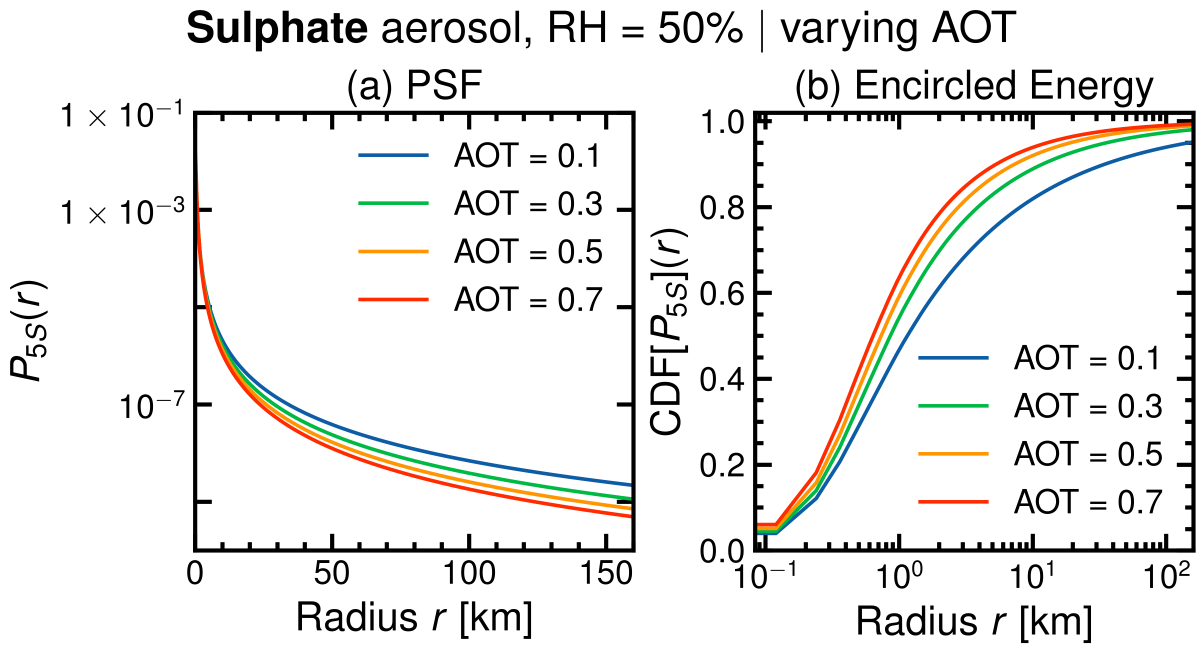
#> input picture output/figure8.png, 3609 x 1959 px (shown at 1/3 size)
$ python preview_relabel.py
#> lines starting #> are read from the running program, lines starting #| are printed output that depends on the picture; after the words box and inside, x2 and y2 are one past the last pixel; in counts of white or black regions, pixels touching at a corner belong together
"""Preview the reviewer-driven relabelling of figures 7-17, without any run.

The four curves are extracted pixel by pixel from an already rendered figure in
``output/``, so no SMART-G run and no GPU are involved.  Only the ``r < 2 km``
core of panel (a), which is too steep to be resolved by pixel extraction, is
rebuilt from a King profile fitted on the extracted tail.

This script is a throw-away preview: it is not wired into ``makefig`` and can be
deleted once the labelling is settled.

Usage
-----
python figures/preview_relabel.py
"""

from pathlib import Path

import matplotlib.pyplot as plt
import numpy as np
import scienceplots  # noqa: F401
from PIL import Image
from scipy.optimize import least_squares

plt.style.use(["science", "nature"])

REPO = Path(__file__).parent.parent
SRC_PNG = REPO / "output" / "figure8.png"
OUT_PNG = REPO / "output" / "figure8_relabel_preview.png"

# Grid and axis limits of the figure being read back, as set by figure7_17.py.
RES_KM = 0.12
N = 1999
X_MAX = 160.0
Y_MIN, Y_MAX = 1e-10, 1e-1
CORE_KM = 2.0

# science.mplstyle colour cycle, in the order the AOT values are plotted.
CURVES = {
    "0.1": (0x0C, 0x5D, 0xA5),
    "0.3": (0x00, 0xB9, 0x45),
    "0.5": (0xFF, 0x95, 0x00),
    "0.7": (0xFF, 0x2C, 0x00),
}

# Header content, i.e. what the reviewer asked to see inside the graphic.
SPECIES = "Sulphate"


def group(idx: np.ndarray, gap: int = 3) -> list[tuple[int, int, float]]:
    """Group sorted indices into runs of consecutive values.

    Parameters
    ----------
    idx : np.ndarray
        Sorted integer indices.
    gap : int, optional
        Largest step still considered contiguous (default 3).

    Returns
    -------
    list of (int, int, float)
        ``(first, last, centre)`` of every run.
    """
    out: list[list[int]] = [[int(idx[0])]]
    for prev, cur in zip(idx[:-1], idx[1:]):
        if cur - prev <= gap:
            out[-1].append(int(cur))
        else:
            out.append([int(cur)])
    return [(g[0], g[-1], 0.5 * (g[0] + g[-1])) for g in out]


def calibrate(dark: np.ndarray) -> dict[str, float]:
    """Locate the two panels and the log decade pitch of panel (b).

    Parameters
    ----------
    dark : np.ndarray
        Boolean mask of near-black pixels.

    Returns
    -------
    dict of str to float
        Pixel positions of the spines plus the decade pitch of panel (b).
    """
    vert = group(np.where(dark.sum(axis=0) > 500)[0])
    horiz = group(np.where(dark.sum(axis=1) > 800)[0])
    if len(vert) < 4 or len(horiz) < 2:
        raise RuntimeError("could not locate the two panel frames")

    b_left, b_right = vert[2][2], vert[3][2]
    # Inward major x ticks of panel (b) give the decade pitch; the two outermost
    # detections are biased by the spines and are dropped.
    strip = dark[int(horiz[1][2]) - 44 : int(horiz[1][2]) - 8, :]
    ticks = np.where(strip.mean(axis=0) > 0.9)[0]
    ticks = ticks[(ticks > b_left + 20) & (ticks < b_right - 20)]
    centres = [c for *_, c in group(ticks)]
    pitch = float(np.mean(np.diff(centres)))

    return {
        "a_left": vert[0][2],
        "a_right": vert[1][2],
        "b_left": b_left,
        "b_right": b_right,
        "top": horiz[0][2],
        "bottom": horiz[1][2],
        "b_decade": pitch,
        "b_ref": centres[0],
    }


def track(
    rgb: np.ndarray, colour: tuple[int, int, int], left: float, right: float,
    top: float, bottom: float, tol: int = 40,
) -> tuple[np.ndarray, np.ndarray]:
    """Follow one coloured curve column by column, left to right.

    Parameters
    ----------
    rgb : np.ndarray
        Image as ``(h, w, 3)`` int16.
    colour : tuple of int
        Target RGB triplet.
    left, right, top, bottom : float
        Panel frame in pixels.
    tol : int, optional
        Maximum summed channel distance to the target colour (default 40).

    Returns
    -------
    tuple of np.ndarray
        Column indices and the matching row centres.
    """
    mask = np.abs(rgb - np.array(colour, dtype=np.int16)).sum(axis=2) < tol
    cols, rows, prev = [], [], None
    for x in range(int(left) + 1, int(right)):
        hit = np.where(mask[int(top) : int(bottom), x])[0]
        if not len(hit):
            continue
        runs = group(hit)
        if prev is None:
            best = runs[0]
        else:
            best = min(runs, key=lambda g: abs(g[2] - prev))
            if abs(best[2] - prev) > 60:  # legend swatch, not the curve
                continue
        prev = best[2]
        cols.append(x)
        rows.append(best[2] + int(top))
    return np.asarray(cols, float), np.asarray(rows, float)


def king(
    r: np.ndarray, sigma: float, gamma: float, grid_r: np.ndarray
) -> np.ndarray:
    """Evaluate the King profile, normalised as adjeff normalises its kernel.

    Parameters
    ----------
    r : np.ndarray
        Radii [km].
    sigma : float
        Core width [km].
    gamma : float
        Power-law index.
    grid_r : np.ndarray
        Per-pixel radii of the full 2-D kernel grid, used for the sum the
        profile is divided by.

    Returns
    -------
    np.ndarray
        Normalised profile at *r*.
    """
    shape = lambda x: (1.0 + x**2 / (2.0 * sigma**2 * gamma)) ** (-gamma)
    return shape(r) / shape(grid_r).sum()


def extract() -> tuple[dict[str, tuple], dict[str, tuple], float]:
    """Read the source figure and return the PSF and CDF curves.

    Returns
    -------
    tuple
        Per-AOT ``(r, value)`` pairs for panel (a), the same for panel (b), and
        the left limit of the log radius axis of panel (b) [km].
    """
    rgb = np.asarray(Image.open(SRC_PNG).convert("RGB")).astype(np.int16)
    cal = calibrate(rgb.max(axis=2) < 110)
    span_y = cal["bottom"] - cal["top"]
    n_dec = np.log10(Y_MAX / Y_MIN)

    axis = (np.arange(N) - (N - 1) // 2) * RES_KM
    grid_r = np.hypot(*np.meshgrid(axis, axis))

    psf, cdf = {}, {}
    for label, colour in CURVES.items():
        px, py = track(
            rgb, colour, cal["a_left"], cal["a_right"], cal["top"], cal["bottom"]
        )
        r = (px - cal["a_left"]) / (cal["a_right"] - cal["a_left"]) * X_MAX
        p = 10 ** (np.log10(Y_MAX) - (py - cal["top"]) / span_y * n_dec)

        # Fit on the reliable tail, then use the fit only to fill the core.
        tail = r >= CORE_KM
        fit = least_squares(
            lambda q: np.log10(king(r[tail], *np.exp(q), grid_r))
            - np.log10(p[tail]),
            x0=[0.0, 0.0],
        )
        sigma, gamma = np.exp(fit.x)
        core = np.linspace(0.0, CORE_KM, 200)[:-1]
        psf[label] = (
            np.concatenate([core, r[tail]]),
            np.concatenate([king(core, sigma, gamma, grid_r), p[tail]]),
        )
        print(
            f"AOT={label}: sigma={sigma:.4f} km  gamma={gamma:.4f}  "
            f"rms={np.sqrt(np.mean(fit.fun**2)):.4f} dex"
        )

        px, py = track(
            rgb, colour, cal["b_left"], cal["b_right"], cal["top"], cal["bottom"]
        )
        cdf[label] = (
            10 ** ((px - cal["b_ref"]) / cal["b_decade"]),
            1.0 - (py - cal["top"]) / span_y,
        )

    b_min = 10 ** ((cal["b_left"] - cal["b_ref"]) / cal["b_decade"])
    return psf, cdf, b_min


def draw(psf: dict, cdf: dict, b_min: float) -> None:
    """Render the relabelled figure and write it to ``output/``.

    Parameters
    ----------
    psf, cdf : dict
        Curves returned by :func:`extract`.
    b_min : float
        Left limit of the log radius axis of panel (b) [km].
    """
    tick_factor = 1.2
    fig, axes = plt.subplots(1, 2, figsize=(6, 3.25), layout="constrained")

    for label in CURVES:
        axes[0].plot(*psf[label], linewidth=1.3, label=f"AOT $= {label}$")
        axes[1].plot(*cdf[label], linewidth=1.3, label=f"AOT $= {label}$")

    axes[0].set_yscale("log")
    axes[1].set_xscale("log")
    axes[0].set_ylim(Y_MIN, Y_MAX)
    axes[1].set_ylim(0.0, 1.0)

    n_decades = round(np.log10(Y_MAX / Y_MIN))
    axes[0].set_yticks(
        [Y_MAX * 10.0 ** (-2 * k) for k in range(n_decades // 2 + 1)]
    )

    axes[0].set_title(r"(a) PSF", pad=5, fontsize=12 * tick_factor)
    axes[1].set_title(r"(b) Encircled Energy", pad=5, fontsize=12 * tick_factor)
    axes[0].set_ylabel(r"$P_{5S}(r)$", fontsize=12 * tick_factor)
    axes[1].set_ylabel(r"$\mathrm{CDF}[P_{5S}](r)$", fontsize=12 * tick_factor)

    axes[0].set_xlim(0.0, X_MAX)
    axes[1].set_xlim(b_min, X_MAX)
    for ax in axes:
        ax.set_xlabel(r"Radius $r$ [km]", fontsize=12 * tick_factor)
        ax.tick_params(
            axis="both",
            which="major",
            width=1.5,
            length=6,
            labelsize=10 * tick_factor,
        )
        ax.tick_params(
            axis="both",
            which="minor",
            width=1.5,
            length=3,
            labelsize=8 * tick_factor,
        )
        for spine in ax.spines.values():
            spine.set_linewidth(1.5)

    axes[0].legend(loc="upper right", fontsize=10 * tick_factor)
    axes[1].legend(loc="lower right", fontsize=10 * tick_factor)

    fig.suptitle("\\textbf{" + SPECIES + "} aerosol", fontsize=13 * tick_factor)

    fig.savefig(OUT_PNG, dpi=600)
    print(f"wrote {OUT_PNG}")


def main() -> None:
    """Extract the curves and render the preview."""
    if not SRC_PNG.exists():
        raise SystemExit(f"{SRC_PNG} not found; render figure8 first.")
    psf, cdf, b_min = extract()
#> in group, `out: list[list[int]] = [[int(idx[0])]]`: out = [[579]]
#> the loop in group, `for prev, cur in zip(idx[:-1], idx[1:]):` made 51 passes
#> (prev, cur) on passes 1 to 8: (579, 580), (580, 581), (581, 582), (582, 583), (583, 584), (584, 585), (585, 586), (586, 587)
#> after the loop in group, `for prev, cur in zip(idx[:-1], idx[1:]):`: out = 4 items
#> in calibrate, `vert = group(np.where(dark.sum(axis=0) > 500)[0])`: vert = [(579, 591, 585), (1894, 1906, 1900), (2259, 2271, 2265), (3574, 3586, 3580)]
#> the loop in group (call 2), `for prev, cur in zip(idx[:-1], idx[1:]):` made 73 passes
#> (prev, cur) on passes 1 to 8: (59, 60), (60, 61), (61, 62), (62, 63), (63, 64), (64, 65), (65, 66), (66, 67)
#> in calibrate, `horiz = group(np.where(dark.sum(axis=1) > 800)[0])`: horiz = [(59, 95, 77), (109, 125, 117), (332, 344, 338), (1645, 1657, 1651)]
#> in calibrate, `b_left, b_right = vert[2][2], vert[3][2]`: b_left = 2265; b_right = 3580
#> in calibrate, `ticks = np.where(strip.mean(axis=0) > 0.9)[0]`: ticks = 429 values from 622 to 3017
#> in calibrate, `ticks = ticks[(ticks > b_left + 20) & (ticks < b_right - 20)]`: ticks = 109 values from 2286 to 3017
#> in calibrate, `centres = [c for *_, c in group(ticks)]`: centres = [2287, 2358, 2457, 2487.5, 2539.5, 2599, 2628, 2671, 2696.5, 2743, 2814.5, 2859, 2890, 2963.5, 3011.5]
#> in calibrate, `pitch = float(np.mean(np.diff(centres)))`: pitch = 51.75
#> in extract, `cal = calibrate(rgb.max(axis=2) < 110)`: cal = {'a_left': 585, 'a_right': 1900, 'b_left': 2265, 'b_right': 3580, 'top': 77, 'bottom': 117, 'b_decade': 51.75, 'b_ref': 2287}
#> in extract, `span_y = cal["bottom"] - cal["top"]`: span_y = 40
#> the loop in extract, `for label, colour in CURVES.items():` made 4 passes
#| AOT=0.1: sigma=1.0000 km  gamma=1.0000  rms=nan dex
#| AOT=0.3: sigma=1.0000 km  gamma=1.0000  rms=nan dex
#| AOT=0.5: sigma=1.0000 km  gamma=1.0000  rms=nan dex
#| AOT=0.7: sigma=1.0000 km  gamma=1.0000  rms=nan dex
#> pass 1, in track, `mask = np.abs(rgb - np.array(colour, dtype=np.int16)).sum(axis=2) < tol`:
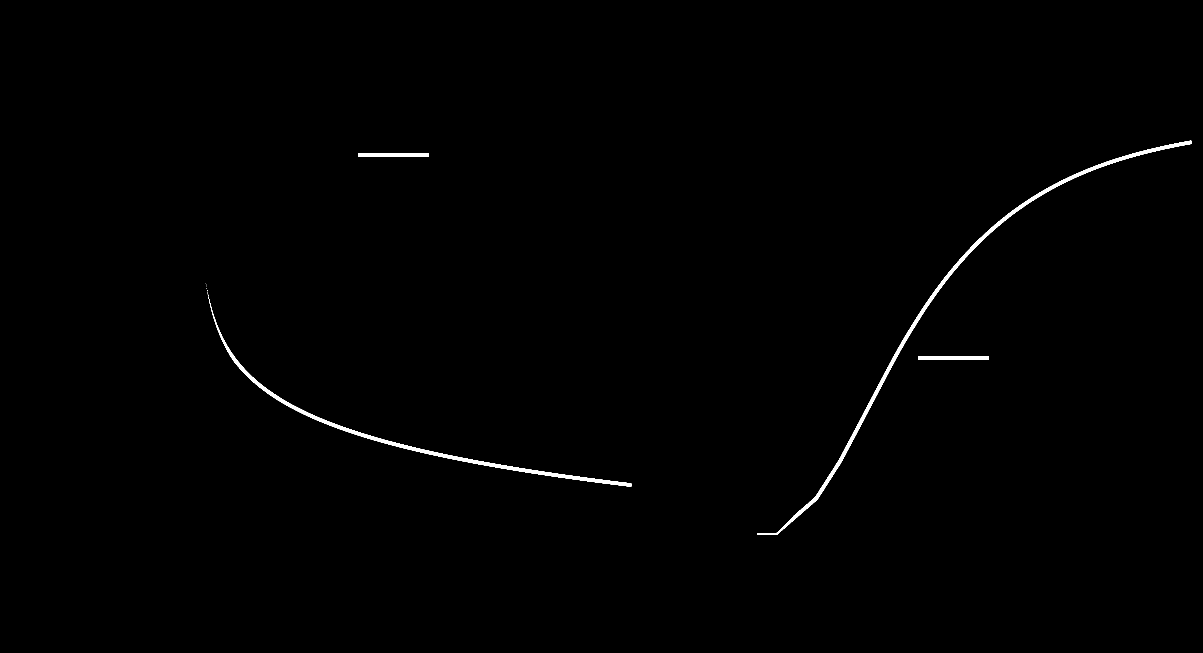
#> mask: shape (1959, 3609) bool (shown at 1/3 size); 0.52% white; 12 white regions (8 under 20 px), largest, box (x1, y1, x2, y2) and area: (2272, 422, 3574, 1605) 18032, (625, 889, 1894, 1460) 13728, (1075, 460, 1286, 471) 2317, (2755, 1068, 2966, 1079) 2317
#> pass 2, in track (call 3), `mask = np.abs(rgb - np.array(colour, dtype=np.int16)).sum(axis=2) < tol`:
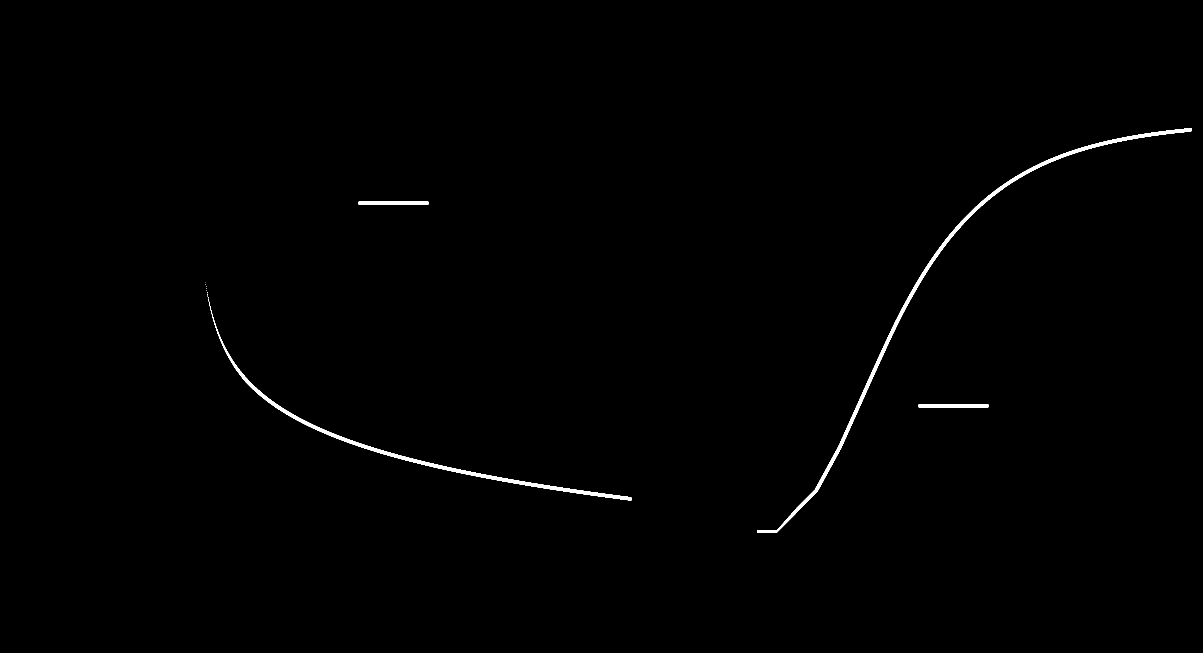
#> mask: shape (1959, 3609) bool (shown at 1/3 size); 0.51% white; 13 white regions (9 under 20 px), largest, box (x1, y1, x2, y2) and area: (2272, 384, 3574, 1598) 18657, (625, 896, 1894, 1502) 13554, (1076, 605, 1285, 614) 1881, (2756, 1213, 2965, 1222) 1881
#> pass 3, in track (call 5), `mask = np.abs(rgb - np.array(colour, dtype=np.int16)).sum(axis=2) < tol`:
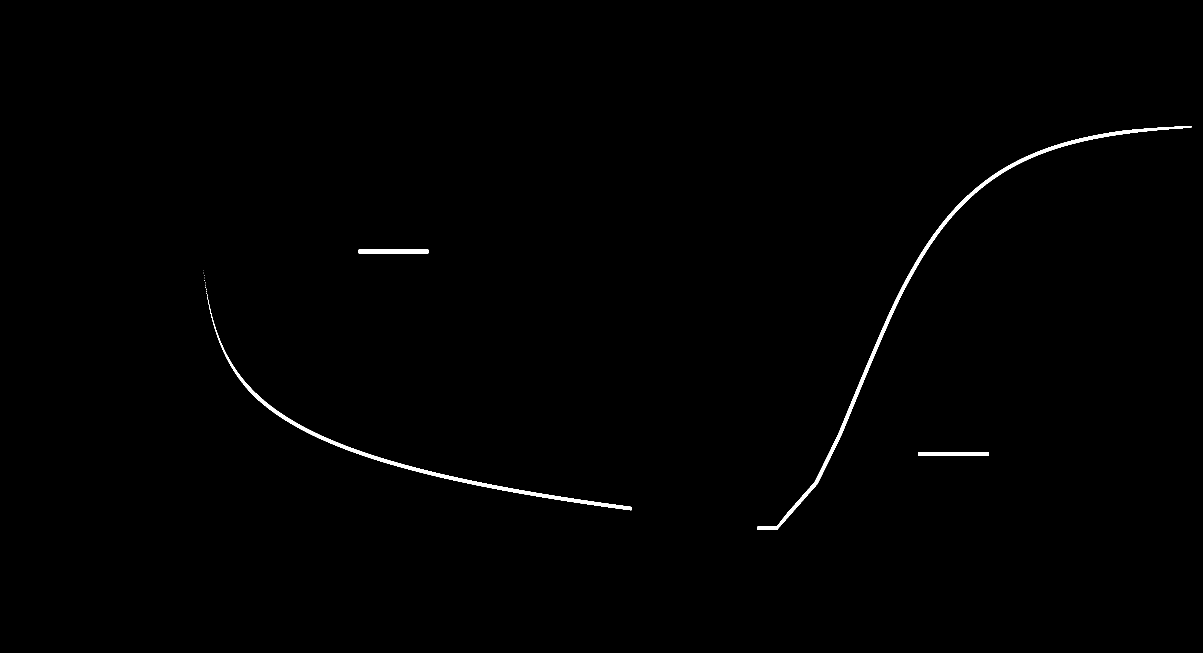
#> mask: shape (1959, 3609) bool (shown at 1/3 size); 0.53% white; 16 white regions (12 under 20 px), largest, box (x1, y1, x2, y2) and area: (2272, 378, 3574, 1590) 18826, (622, 889, 1894, 1531) 13677, (1075, 749, 1286, 760) 2317, (2755, 1356, 2966, 1367) 2317
#> after the loop in extract, `for label, colour in CURVES.items():`: cdf = {'0.1': (empty array, empty array), '0.3': (empty array, empty array), '0.5': (empty array, empty array), '0.7': (empty array, empty array)}; psf = 4 items
#> in extract, `b_min = 10 ** ((cal["b_left"] - cal["b_ref"]) / cal["b_decade"])`: b_min = 0.376
#> psf = 4 items; b_min = 0.376
    draw(psf, cdf, b_min)
#> in draw, `n_decades = round(np.log10(Y_MAX / Y_MIN))`: n_decades = 9
#> in draw, `fig.savefig(OUT_PNG, dpi=600)`:
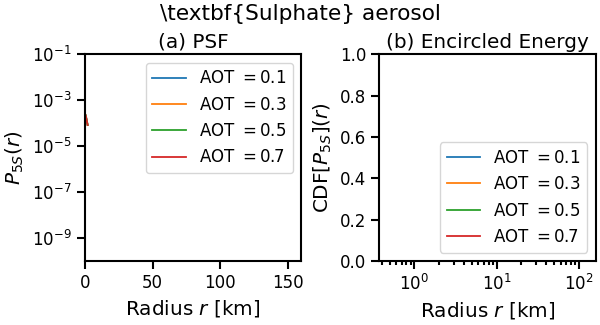
#> figure drawn by matplotlib, 2 panels; panel 1: curve peaks at x = 0, y = 0.000252; panel 1: curve peaks at x = 0, y = 0.000252; panel 1: curve peaks at x = 0, y = 0.000252


if __name__ == "__main__":
    main()
